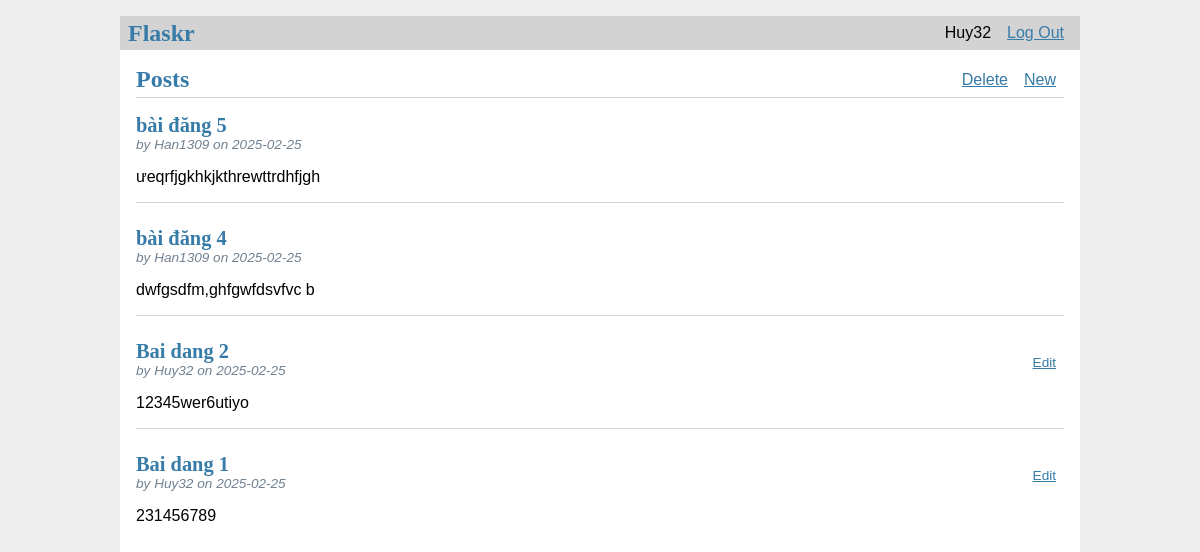
Screenshot of / (signed in) with the database file from the repository.
### tables this page shows
CREATE TABLE user (
    id INTEGER PRIMARY KEY AUTOINCREMENT,
    username TEXT UNIQUE NOT NULL,
    password TEXT NOT NULL,
    role TEXT NOT NULL DEFAULT 'user',
    is_blocked INTEGER NOT NULL DEFAULT 0 
);

CREATE TABLE post (
    id INTEGER PRIMARY KEY AUTOINCREMENT,
    author_id INTEGER NOT NULL,
    created TIMESTAMP NOT NULL DEFAULT CURRENT_TIMESTAMP,
    title TEXT NOT NULL,
    body TEXT NOT NULL,
    FOREIGN KEY (author_id) REFERENCES user (id)
);

### flaskr/blog.py (the view)
@bp.route('/')
def index():
    db = get_db()
    posts = db.execute(
        'SELECT p.id, title, body, created, author_id, username'
        ' FROM post p JOIN user u ON p.author_id = u.id'
        ' ORDER BY created DESC'
    ).fetchall()
    return render_template('blog/index.html', posts=posts)

### flaskr/auth.py (called while the page is built)
@bp.before_app_request
def load_logged_in_user():
    user_id = session.get('user_id')
    if user_id is None:
        g.user = None
    else:
        user = get_db().execute(
            'SELECT * FROM user WHERE id = ?', (user_id,)
        ).fetchone()
        if user:
            user_dict = dict(user)
            is_blocked = user_dict.get('is_blocked')
            if is_blocked is not None and bool(is_blocked):
                g.user = None
                flash('Tài khoản của bạn đã bị khóa.')
                session.clear()
            else:
                g.user = user
        else:
            g.user = None

### flaskr/db.py (called while the page is built)
def get_db():
    if 'db' not in g:
        g.db = sqlite3.connect(
            current_app.config['DATABASE'],
            detect_types=sqlite3.PARSE_DECLTYPES
        )
        g.db.row_factory = sqlite3.Row
    return g.db

### flaskr/templates/blog/index.html
{% extends 'base.html' %}
{% block header %}
  <h1>{% block title %}Posts{% endblock %}</h1>
  {% if g.user %}
    <a class="action" href="{{ url_for('blog.delete_multiple') }}">Delete</a>
    <a class="action" href="{{ url_for('blog.create') }}">New</a>
  {% endif %}
{% endblock %}
{% block content %}
  {% for post in posts %}
    <article class="post">
      <header>
        <div>
          <h1>{{ post['title'] }}</h1>
          <div class="about">by {{ post['username'] }} on {{ post['created'].strftime('%Y-%m-%d') }}</div>
        </div>
        {% if g.user['id'] == post['author_id'] %}
          <a class="action" href="{{ url_for('blog.update', id=post['id']) }}">Edit</a>
        {% endif %}
      </header>
      <p class="body">{{ post['body'] }}</p>
    </article>
    {% if not loop.last %}
      <hr>
    {% endif %}
  {% endfor %}
{% endblock %}

### flaskr/templates/base.html (shortened to what this page needs)
<!doctype html>
<link rel="stylesheet" href="{{ url_for('static', filename='style.css') }}">
<nav>
    <h1>Flaskr</h1>
    <ul>
        {% if g.user %}
            <li><span>{{ g.user['username'] }}</span>
            <li><a href="{{ url_for('auth.logout') }}">Log Out</a>
        {% else %}
            <li><a href="{{ url_for('auth.register') }}">Register</a>
            <li><a href="{{ url_for('auth.login') }}">Log In</a>
        {% endif %}
    </ul>
</nav>
<section class="content">
    <header>
        {% block header %}{% endblock %}
    </header>
    {% block content %}{% endblock %}
</section>

### flaskr/static/style.css (style rules this page uses)
h1 { font-family: serif; color: #377ba8; margin: 1rem 0; }
a { color: #377ba8; }
hr { border: none; border-top: 1px solid lightgray; }
nav { background: lightgray; display: flex; align-items: center; padding: 0 0.5rem; }
nav h1 { flex: auto; margin: 0; }
nav ul { display: flex; list-style: none; margin: 0; padding: 0; }
nav ul li a, nav ul li span, header .action { display: block; padding: 0.5rem; }
.content { padding: 0 1rem 1rem; }
.content > header { border-bottom: 1px solid lightgray; display: flex; align-items: flex-end; }
.content > header h1 { flex: auto; margin: 1rem 0 0.25rem 0; }
.post > header { display: flex; align-items: flex-end; font-size: 0.85em; }
.post > header > div:first-of-type { flex: auto; }
.post > header h1 { font-size: 1.5em; margin-bottom: 0; }
.post .about { color: slategray; font-style: italic; }
.post .body { white-space: pre-line; }
.content:last-child { margin-bottom: 0; }

### rows the page displays
user: user.username "Huy32"
post: title "bài đăng 5", username "Han1309", created "2025-02-25", body "ưeqrfjgkhkjkthrewttrdhfjgh"
post: title "bài đăng 4", username "Han1309", created "2025-02-25", body "dwfgsdfm,ghfgwfdsvfvc b"
post: title "Bai dang 2", username "Huy32", created "2025-02-25", body "12345wer6utiyo"
post: title "Bai dang 1", username "Huy32", created "2025-02-25", body "231456789"
